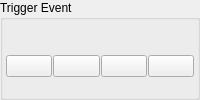
            <widget class="QGroupBox" name="gbTriggerEvent">
             <property name="statusTip">
              <string>Trigger Event</string>
             </property>
             <property name="title">
              <string>Trigger Event</string>
             </property>
             <layout class="QHBoxLayout" name="horizontalLayout_12">
              <property name="spacing">
               <number>1</number>
              </property>
              <property name="leftMargin">
               <number>3</number>
              </property>
              <property name="topMargin">
               <number>16</number>
              </property>
              <property name="rightMargin">
               <number>3</number>
              </property>
              <property name="bottomMargin">
               <number>1</number>
              </property>
              <item>
               <widget class="QPushButton" name="pbTriggerRising">
                <property name="toolTip">
                 <string>Rising</string>
                </property>
                <property name="text">
                 <string/>
                </property>
                <property name="icon">
                 <iconset>
                  <normaloff>icons/trigger-rising-icon.png</normaloff>icons/trigger-rising-icon.png</iconset>
                </property>
                <property name="iconSize">
                 <size>
                  <width>16</width>
                  <height>24</height>
                 </size>
                </property>
               </widget>
              </item>
              <item>
               <widget class="QPushButton" name="pbTriggerFaling">
                <property name="toolTip">
                 <string>Faling</string>
                </property>
                <property name="text">
                 <string/>
                </property>
                <property name="icon">
                 <iconset>
                  <normaloff>icons/trigger-faling-icon.png</normaloff>icons/trigger-faling-icon.png</iconset>
                </property>
                <property name="iconSize">
                 <size>
                  <width>16</width>
                  <height>24</height>
                 </size>
                </property>
               </widget>
              </item>
              <item>
               <widget class="QPushButton" name="pbTriggerToggle">
                <property name="toolTip">
                 <string>Toggle</string>
                </property>
                <property name="text">
                 <string/>
                </property>
                <property name="icon">
                 <iconset>
                  <normaloff>icons/trigger-both-icon.png</normaloff>icons/trigger-both-icon.png</iconset>
                </property>
                <property name="iconSize">
                 <size>
                  <width>16</width>
                  <height>24</height>
                 </size>
                </property>
               </widget>
              </item>
              <item>
               <widget class="QPushButton" name="pbTriggerNone">
                <property name="toolTip">
                 <string>Continuous</string>
                </property>
                <property name="text">
                 <string/>
                </property>
                <property name="icon">
                 <iconset>
                  <normaloff>icons/trigger-none-icon.png</normaloff>icons/trigger-none-icon.png</iconset>
                </property>
                <property name="iconSize">
                 <size>
                  <width>16</width>
                  <height>24</height>
                 </size>
                </property>
               </widget>
              </item>
             </layout>
            </widget>
